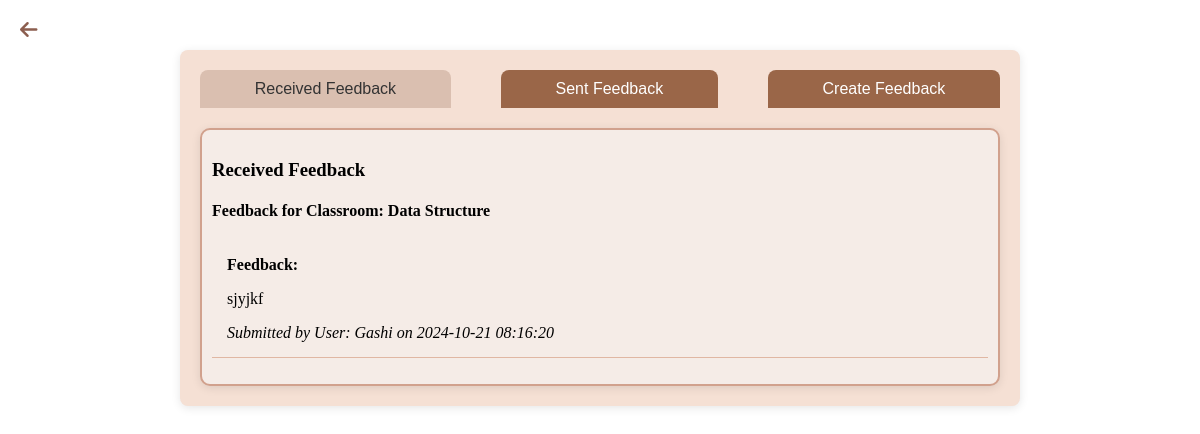
The app's page /public/feedback.php (signed in) with its own data.
### tables this page shows
CREATE TABLE `feedback` (
  `feedback_id` int(11) NOT NULL,
  `user_id` int(11) DEFAULT NULL,
  `feedback_text` text NOT NULL,
  `submitted_at` timestamp NOT NULL DEFAULT current_timestamp(),
  `receiver_id` int(11) DEFAULT NULL,
  `classroom_id` int(11) DEFAULT NULL
);

CREATE TABLE `classrooms` (
  `classroom_id` int(11) NOT NULL,
  `teacher_id` int(11) DEFAULT NULL,
  `classroom_name` varchar(255) NOT NULL,
  `description` text DEFAULT NULL,
  `created_at` timestamp NOT NULL DEFAULT current_timestamp()
);

CREATE TABLE `users` (
  `user_id` int(11) NOT NULL,
  `username` varchar(255) NOT NULL,
  `email` varchar(100) NOT NULL,
  `password` varchar(255) NOT NULL,
  `role` enum('student','teacher','admin') NOT NULL,
  `created_at` timestamp NOT NULL DEFAULT current_timestamp(),
  `profile_pic_path` varchar(255) DEFAULT '../assets/uploads/profiles/default_pic.png'
);

### models/Feedback.php (called while the page is built, shortened)
<?php
class Feedback {
    private $db;
    public function __construct() {
        global $conn;
        $this->db = $conn;
    }
    public function fetchFeedback($user_id) {
        $query = "SELECT * FROM feedback WHERE receiver_id = $user_id ORDER BY submitted_at DESC";
        $result = $this->db->query($query);
        return $result->fetch_all(MYSQLI_ASSOC);
    }
}
?>

### models/Classroom.php (called while the page is built, shortened)
<?php
require_once '../models/Quiz.php';
class Classroom {
    private $db;
    public function __construct() {
        global $conn;
        $this->db = $conn;
    }
    public function getClassroomNameById($classroomId) {
        $query = "SELECT classroom_name FROM classrooms WHERE classroom_id = $classroomId";
        $result = $this->db->query($query);
        if ($row = $result->fetch_assoc()) {
            return $row['classroom_name'];
        }
        return null;
    }
}
?>

### models/User.php (called while the page is built, shortened)
<?php
require_once '../config/database.php';
class User {
    private $db;
    public function __construct() {
        global $conn;
        $this->db = $conn;
    }
    public function getUsernameById($userId) {
        $query = "SELECT username FROM users WHERE user_id = $userId";
        $result = $this->db->query($query);
        if ($row = $result->fetch_assoc()) {
            return $row['username'];
        }
        return null;
    }
}
?>

### public/feedback.php (the view, shortened to what this page needs)
<?php
include '../config/database.php';
include '../models/User.php';
include '../models/Feedback.php';
include '../models/Classroom.php';
include '../includes/back_button.php';
$user_id = $_SESSION['user_id'];
$role = $_SESSION['role'];
$feedbackModel = new Feedback();
$userModel = new User();
$classroomModel = new Classroom();
$feedbacks = $feedbackModel->fetchFeedback($user_id);
?>
<!DOCTYPE html>
<html lang="en">
<head>
    <link rel="stylesheet" href="../assets/css/notifications.css">
</head>
<body>
<div class="notification-container">
    <div class="navbuttons">
    <?php if ($role === 'teacher'): ?>
            <button id="receivedFeedbackButton">Received Feedback</button>
            <button id="sentFeedbackButton">Sent Feedback</button>
            <button id="createFeedbackButton">Create Feedback</button>
        <?php elseif ($role === 'student'): ?>
            <button id="createFeedbackButton">Create Feedback</button>
            <button id="sentFeedbackButton">Sent Feedback</button>
    <?php endif; ?>
    </div>
    <?php if ($role === 'teacher'): ?>
        <div id="received_notifications">
            <h3>Received Feedback</h3>
            <?php if (empty($feedbacks)): ?>
                <p>No feedback received.</p>
            <?php else: ?>
                <?php
                $groupedFeedback = [];
                foreach ($feedbacks as $feedback) {
                    $classroomName = $classroomModel->getClassroomNameById($feedback['classroom_id']);
                    $groupedFeedback[$classroomName][] = $feedback;
                }
                foreach ($groupedFeedback as $classroomName => $classroomFeedbacks) {
                    echo "<h4>Feedback for Classroom: " . htmlspecialchars($classroomName) . "</h4><ul>";
                    foreach ($classroomFeedbacks as $feedback) {
                        $username = $userModel->getUsernameById($feedback['user_id']);
                        echo "<li>
                            <strong>Feedback:</strong>
                            <p>" . htmlspecialchars($feedback['feedback_text']) . "</p>
                            <em>Submitted by User: " . htmlspecialchars($username) . " on " . htmlspecialchars($feedback['submitted_at']) . "</em>
                        </li>";
                    }
                    echo "</ul>";
                }
                ?>
            <?php endif; ?>
        </div>
    <?php endif; ?>
</div>
</body>
</html>

### assets/css/notifications.css (style rules this page uses)
.notification-container { padding: 20px; background-color: #f5e0d4; border-radius: 8px; max-width: 800px; margin: auto; box-shadow: 0 2px 10px rgba(0, 0, 0, 0.1); margin-top: 50px; }
#received_notifications,#sent_notifications,#send_notification_form { border: 2px solid #d1a18d; padding: 10px; border-radius: 10px; box-shadow: 0 2px 10px rgba(0, 0, 0, 0.1); background-color: #f5ece7; }
.navbuttons { display: flex; justify-content: center; gap: 50px; margin-bottom: 20px; }
button { background-color: #9a6648; color: white; padding: 10px 15px; border: none; border-radius: 8px 8px 0 0; cursor: pointer; font-size: 16px; flex-grow: 1; }
button.active { background-color: #dabfb0; color: #333; }
ul { list-style-type: none; padding: 0; }
li { padding: 15px; border-bottom: 1px solid #e0b7a3; transition: background-color 0.3s, border-color 0.3s; }

### records on screen
feedback: classroom.classroom_name "Data Structure", feedback_text "sjyjkf", user.username "Gashi", submitted_at "2024-10-21 08:16:20"
